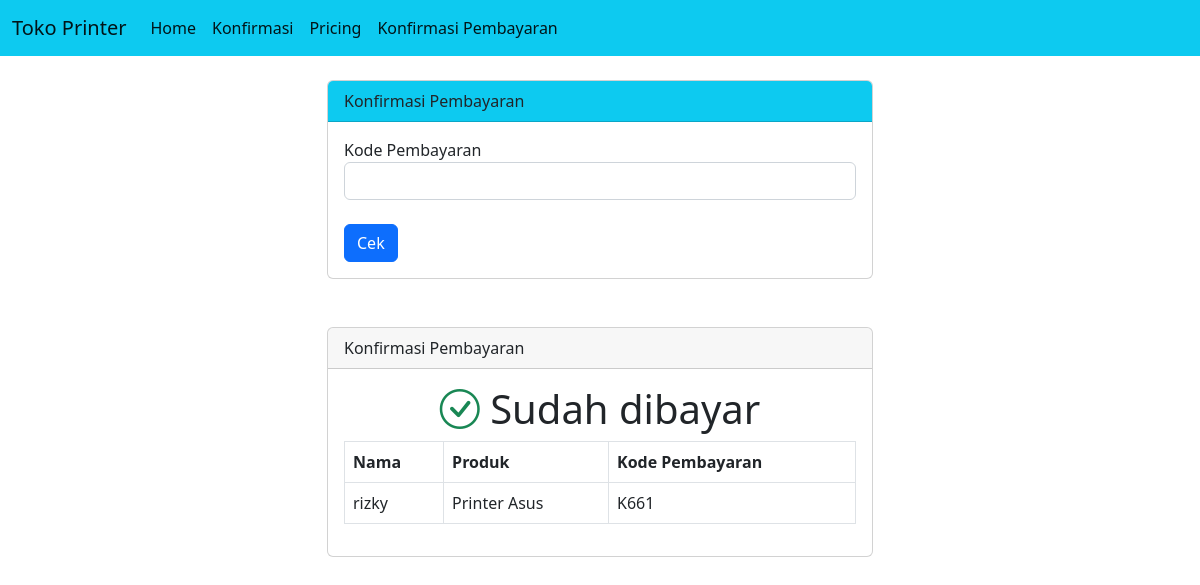
The app's page /konfirmasi.php?kode=K661 with its own data.
### tables this page shows
CREATE TABLE `tb_pembelian` (
  `idpembelian` int(11) NOT NULL,
  `id_produk` int(11) NOT NULL,
  `nama` varchar(255) NOT NULL,
  `no_ktp` varchar(255) NOT NULL,
  `kode_pos` varchar(10) NOT NULL,
  `alamat` varchar(255) NOT NULL,
  `jasa_pengiriman` varchar(20) NOT NULL,
  `kode_pembayaran` varchar(255) NOT NULL,
  `status` int(11) NOT NULL
);

CREATE TABLE `tb_produk` (
  `id_produk` int(11) NOT NULL,
  `judul_produk` varchar(20) NOT NULL,
  `harga` int(11) NOT NULL,
  `stok` int(11) NOT NULL,
  `deskripsi` varchar(100) NOT NULL,
  `gambar` varchar(255) NOT NULL
);

### konfirmasi.php (the view, shortened to what this page needs)
<?php
include "functions/functions.php";
$kode = $_GET['kode'];
$result = mysqli_query($conn, "SELECT * FROM `tb_pembelian` INNER JOIN tb_pembayaran ON tb_pembelian.idpembelian = tb_pembayaran.idpembelian WHERE tb_pembelian.kode_pembayaran='$kode'");
$data = mysqli_fetch_assoc($result);
$status = $data['status'];
?>
<!DOCTYPE html>
<html lang="en">
<head>
    <link rel="stylesheet" href="assets/bootstrap/css/bootstrap.min.css">
    <link rel="stylesheet" href="https://cdn.jsdelivr.net/npm/bootstrap-icons@1.10.3/font/bootstrap-icons.css">
</head>
<body>
    <?php include "template/navbar.php"; ?>
    <div class="container">
        <div class="row justify-content-center my-4">
            <div class="col-md-6">
                <div class="card">
                    <div class="card-header bg-info">Konfirmasi Pembayaran</div>
                    <div class="card-body">
                        <form action="" method="post">
                            <label>Kode Pembayaran</label>
                            <input type="text" name="kodepembayaran" class="form-control"><br>
                            <button type="submit" class="btn btn-primary" name="cek">Cek</button>
                        </form>
                    </div>
                </div>
                <?php if(isset($_GET["kode"])) : ?>
                <div class="card mt-5">
                    <div class="card-header">Konfirmasi Pembayaran</div>
                    <div class="card-body">
                        <h1 class="text-center">
                            <?php if(is_null($status) || $status == 1): ?>
                                <i class="bi bi-x-lg text-danger"></i> Belum dibayar
                            <?php elseif($status == 2): ?>
                                <i class="bi bi-check-circle text-success"></i> Sudah dibayar
                            <?php endif; ?>
                        </h1>
                        <div class="table-responsive">
                            <table class="table table-bordered">
                                <tr>
                                    <th>Nama</th>
                                    <th>Produk</th>
                                    <th>Kode Pembayaran</th>
                                </tr>
                                    <?php
                                    if(isset($_GET["kode"])) {
                                        $kode = $_GET["kode"];
                                        $result = mysqli_query($conn, "SELECT * FROM `tb_pembelian` INNER JOIN tb_produk ON tb_pembelian.id_produk = tb_produk.id_produk WHERE kode_pembayaran = '$kode'");
                                    }
                                    $row = mysqli_fetch_assoc($result);
                                    ?>
                                    <tr>
                                        <td><?= $row["nama"]; ?></td>
                                        <td><?= $row["judul_produk"]; ?></td>
                                        <td><?= $row["kode_pembayaran"]; ?></td>
                                    </tr>
                            </table>
                        </div>
                    </div>
                </div>
                <?php endif; ?>
            </div>
        </div>
    </div>
</body>
</html>

### records on screen
tb_pembelian: nama "rizky", id_produk.judul_produk "Printer Asus", kode_pembayaran "K661"
